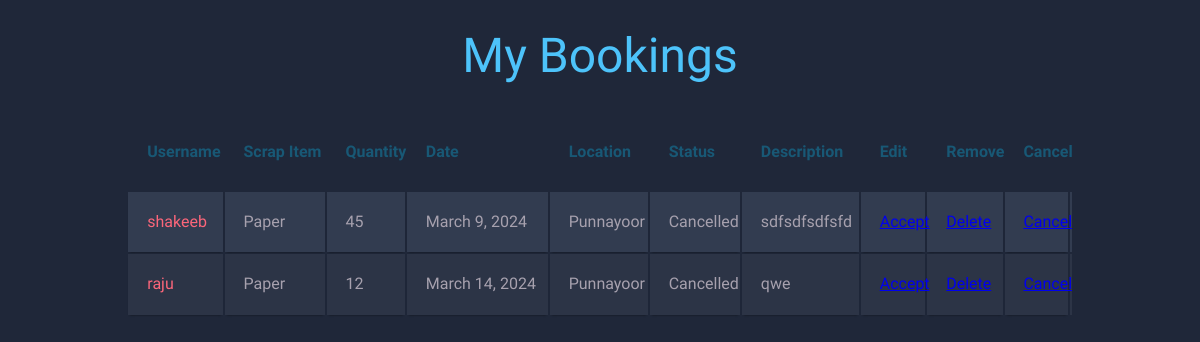
Page /adbooking/ on the committed database.
### main/models.py (models this page shows, shortened)
class booking(models.Model):
    owner=models.ForeignKey(reg,on_delete=models.CASCADE, related_name='bookings')
    scrap_name=models.CharField(max_length=30)
    scrap_quantity=models.IntegerField()
    date=models.DateField()
    location=models.CharField(max_length=30)
    description=models.CharField(max_length=30)
    status_choices = [
        ('Pending', 'Pending'),
        ('Approved', 'Approved'),
        ('Cancelled', 'Cancelled'),
        ('Completed', 'Completed'),
    ]
    status = models.CharField(max_length=20, choices=status_choices, default='Pending')

class reg(models.Model):
    username=models.OneToOneField(User,on_delete=models.CASCADE,related_name='profile')
    email=models.CharField(max_length=30)
    psw=models.CharField(max_length=30)
    address=models.CharField(max_length=50)
    phone=models.IntegerField()

### main/views.py (the view)
# urls.py: path('adbooking/',views.adminbookings,name='adbooking'),
def adminbookings(request):
    user_bookings = booking.objects.all()
    return render(request, 'adbooking.html', {'data': user_bookings})

### main/templates/adbooking.html (shortened to what this page needs)
<!DOCTYPE html>
<html lang="en">
<head>
  <h1>My Bookings</h1>
<table class="container">
	<thead>
		<tr>
            <th><h1>Username</h1></th>
			<th><h1>Scrap Item</h1></th>
			<th><h1>Quantity</h1></th>
			<th><h1>Date</h1></th>
			<th><h1>Location</h1></th>
            <th><h1>Status</h1></th>
      <th><h1>Description</h1></th>
      			<th><h1>Edit</h1></th>
			<th><h1>Remove</h1></th>
            <th><h1>Cancel</h1></th>
		</tr>
	</thead>
	<tbody>
    {% for i in data %}
		<tr>
        <td>{{i.owner.username}}</td>
		<td>{{i.scrap_name}}</td>
        <td>{{i.scrap_quantity}}</td>
        <td>{{i.date}}</td>
        <td>{{i.location}}</td>
        <td>{{i.status}}</td>
        <td>{{i.description}}</td>
        <td><a href="/accept_user_booking/{{i.owner.id}}" onclick="return confirmAcceptance()">Accept</a></td>
        <td><a href="/delete/{{i.id}}" onclick="return confirmDelete()">Delete</a></td>
        <td><a href="/cancel/{{i.id}}" onclick="return confirmCancel()">Cancel</a></td>
      </tr>
      {% endfor %}
	</tbody>
</table>
</body>
</html>

### main/templates/adbooking.html (style rules this page uses)
h1 { font-size:3em; font-weight: 300; line-height:1em; text-align: center; color: #4DC3FA; }
.container th h1 { font-weight: bold; font-size: 1em; text-align: left; color: #185875; }
.container td { font-weight: normal; font-size: 1em; -webkit-box-shadow: 0 2px 2px -2px #0E1119; -moz-box-shadow: 0 2px 2px -2px #0E1119; box-shadow: 0 2px 2px -2px #0E1119; }
.container { text-align: left; overflow: hidden; width: 80%; margin: 0 auto; display: table; padding: 0 0 8em 0; }
.container td, .container th { padding-bottom: 2%; padding-top: 2%; padding-left:2%; }
.container tr:nth-child(odd) { background-color: #323C50; }
.container tr:nth-child(even) { background-color: #2C3446; }
.container th { background-color: #1F2739; }
.container td:first-child { color: #FB667A; }

### rows in the picture
booking: owner.username "shakeeb", scrap_name "Paper", scrap_quantity "45", date "March 9, 2024", location "Punnayoor", status "Cancelled", description "sdfsdfsdfsfd"
booking: owner.username "raju", scrap_name "Paper", scrap_quantity "12", date "March 14, 2024", location "Punnayoor", status "Cancelled", description "qwe"
